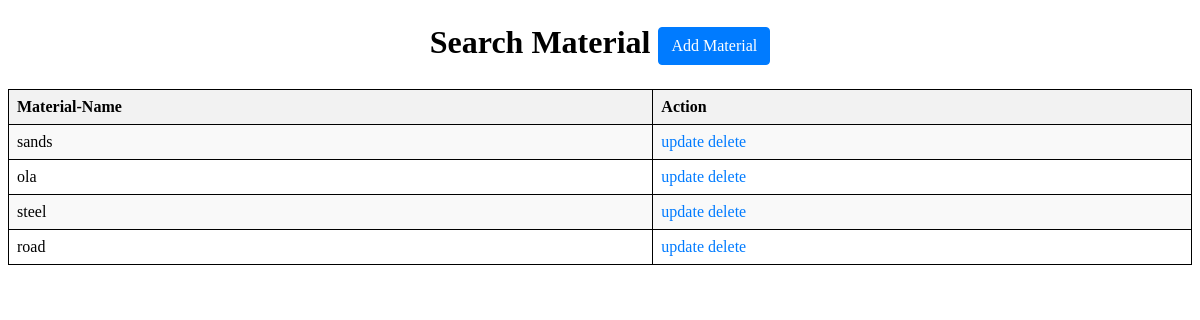
The page /searchmaterial (signed in) on the database its author committed.
### construction/models.py (models this page shows, shortened)
class mastermateriallist (models.Model):
    materialid = models.AutoField(primary_key=True)
    materialname = models.CharField(max_length=50)

### construction/middlewares.py (the view)
    def wrapped_view (request,*args,**kwargs):
        if request.user.is_authenticated==False:
            return redirect('login')
        return view_function(request,*args,**kwargs)

### construction/views.py (called while the page is built)
@auth
def searchmaterial(request):
    materials = mastermateriallist.objects.all()
    return render(request, "searchmaterial.html", {'materials': materials})

### construction/templates/searchmaterial.html (shortened to what this page needs)
<h1 class="m-4 text-center">Search Material <a href="/creatematerial" class="btn btn-primary">Add Material</a></h1>
<table border="2">
    <tr align="center">
        <th>Material-Name</th>
        <th>Action</th>
    </tr>
    {%for i in materials %}
    <tr align="center">
        <td>{{i.materialname}}</td>
        <td> <a href="/updatematerial/{{i.materialid}}"> update</a>
            <a href="/deletematerial/{{i.materialid}}"> delete</a></td>
    </tr>
    {% endfor %}
</table>
</body>
</html>

### construction/templates/searchmaterial.html (style rules this page uses)
.m-4 { margin: 1.5rem; }
.text-center { text-align: center; }
.btn { display: inline-block; font-weight: 400; color: #fff; text-align: center; vertical-align: middle; user-select: none; background-color: #007bff; border: 1px solid transparent; padding: 0.375rem 0.75rem; font-size: 1rem; line-height: 1.5; border-radius: 0.25rem; text-decoration: none; }
.btn-primary { background-color: #007bff; border-color: #007bff; }
table { width: 100%; border-collapse: collapse; margin-top: 20px; }
table, th, td { border: 1px solid black; }
th, td { padding: 8px; text-align: left; }
th { background-color: #f2f2f2; }
tr:nth-child(even) { background-color: #f9f9f9; }
a { color: #007bff; text-decoration: none; }

### rows shown on the page
mastermateriallist: materialname "sands"
mastermateriallist: materialname "ola"
mastermateriallist: materialname "steel"
mastermateriallist: materialname "road"
